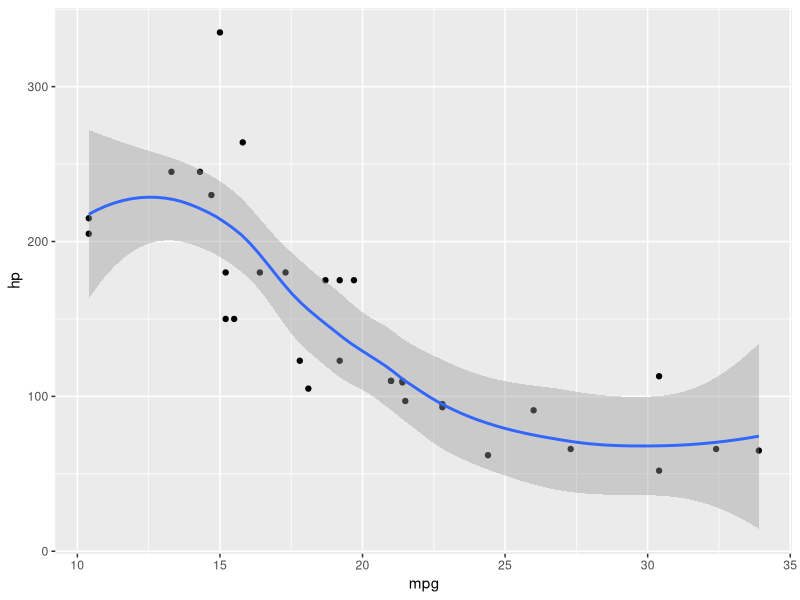

Generate this figure with R:
## ---- chunk 1
library(tidyverse)
ggplot(mtcars, aes(mpg, hp))+
  geom_point()+
  geom_smooth()
